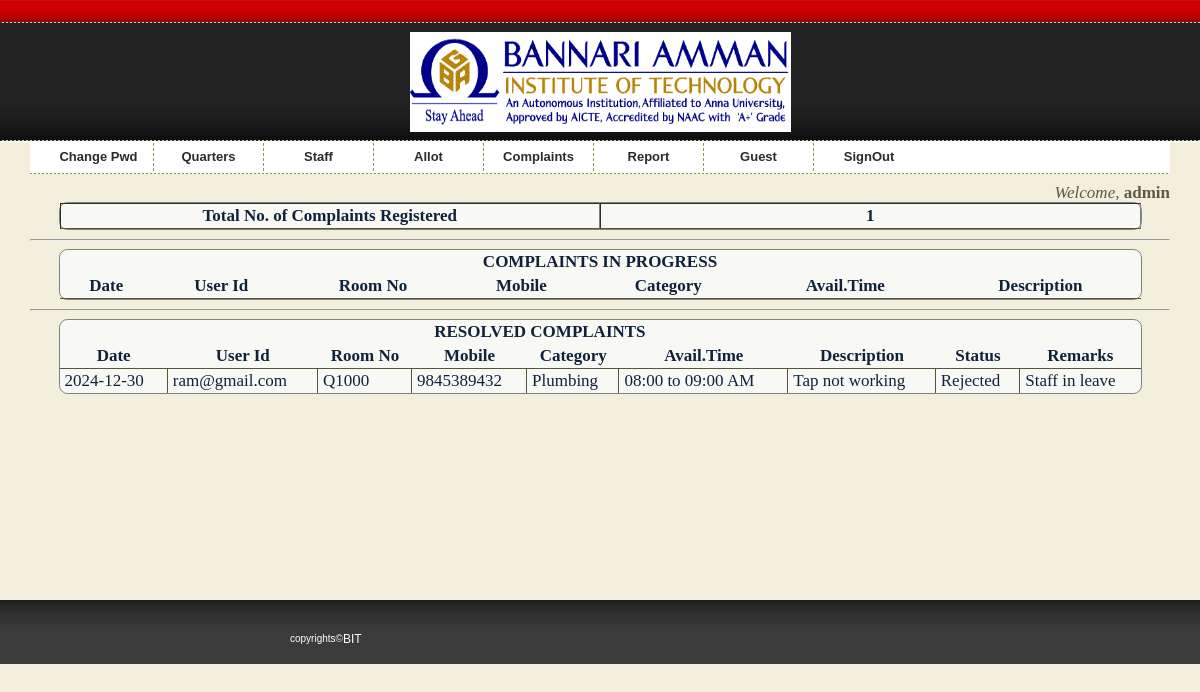
The page /areport.php (signed in) on the database its author committed.
### tables this page shows
CREATE TABLE IF NOT EXISTS `complaints` (
  `id` int(11) NOT NULL AUTO_INCREMENT,
  `dt` date NOT NULL,
  `roomno` varchar(20) NOT NULL,
  `userid` varchar(200) NOT NULL,
  `mobile` varchar(20) NOT NULL,
  `catname` varchar(300) NOT NULL,
  `atime` varchar(100) NOT NULL,
  `descr` varchar(2000) NOT NULL,
  `cstatus` varchar(50) NOT NULL DEFAULT 'InProgress',
  `cremarks` varchar(500) NOT NULL,
  PRIMARY KEY (`id`),
  UNIQUE KEY `id` (`id`)
);

### areport.php (the view, shortened to what this page needs)
<?php
include './adminheader.php';
$result = mysqli_query($link, "select count(*) from complaints");
$row = mysqli_fetch_row($result);
echo "<table class='report_tab' style='width:95%;' border='1'><thead><tr>";
echo "<th width='50%'>Total No. of Complaints Registered<th style='text-align:center;'>$row[0]";
echo "</thead></table>";
echo "<hr>";
    echo "<table class='report_tab' style='width:95%;'><thead><tr><th colspan='8'>COMPLAINTS IN PROGRESS<tr>";
    echo "<tr><th>Date<th>User Id<th>Room No<th>Mobile<th>Category<th>Avail.Time<th>Description<tbody>";
    echo "</tbody></table>";
echo "<hr>";
$result = mysqli_query($link, "select * from complaints where cstatus!='InProgress'");
    echo "<table class='report_tab' style='width:95%;'><thead><tr><th colspan='8'>RESOLVED COMPLAINTS<tr>";
    echo "<tr><th>Date<th>User Id<th>Room No<th>Mobile<th>Category<th>Avail.Time<th>Description<th>Status<th>Remarks<tbody>";
    while($row= mysqli_fetch_row($result)) {
	echo "<tr>";
	echo "<td>$row[1]<td>$row[3]<td>$row[2]<td>$row[4]<td>$row[5]<td>$row[6]<td>$row[7]<td>$row[8]<td>$row[9]";
    }
    echo "</tbody></table>";
include './footer.php';
?>

### pstyle.css (style rules this page uses)
body { margin:0px; padding:0px; background:url(images/main-bg.gif) 0 0 repeat-x #F2F0DC; color:#5D5B46; font:17px/18px Georgia, "Times New Roman", Times, serif; }
table.report_tab { border-spacing: 0; border: solid thin gray; margin: auto; background-color: rgba(250,250,250,0.8); border-radius: 0.5em; color: #10223a; }
table.report_tab th, table.report_tab td { padding: 3px 5px; }
table.report_tab thead tr { border-bottom: solid thin #55553a; }
table.report_tab thead tr:last-child th { border-bottom: solid thin #55553a; }
table.report_tab tbody tr td, table.report_tab tbody tr th { border-right:solid thin #55553a; }
table.report_tab tbody tr td:last-child { border-right: none; }

### rows shown on the page
complaints: dt "2024-12-30", userid "ram@gmail.com", roomno "Q1000", mobile "9845389432", catname "Plumbing", atime "08:00 to 09:00 AM", descr "Tap not working", cstatus "Rejected", cremarks "Staff in leave"

### other values the page prints
$_SESSION['adminuserid'] "admin"
$row[0] "1"
